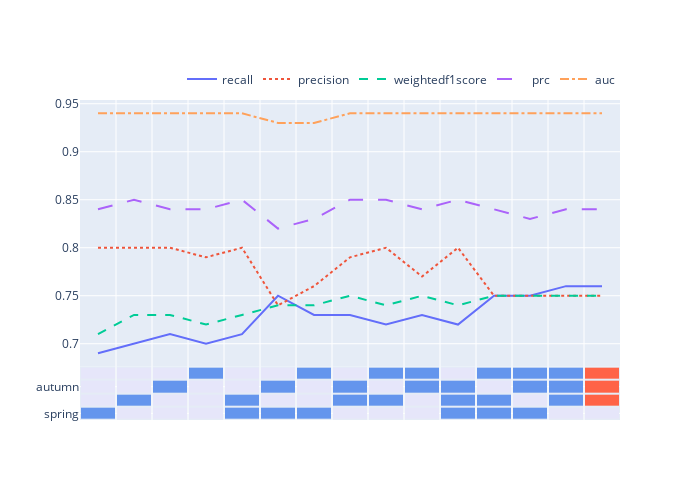

This figure's notebook cell:
### Code cell
line_cols = ['recall', 'precision', 'weightedf1score']
line_cols += ['prc', 'auc']

line_df = best_df[[f'val_{c}' for c in line_cols]]

line_df.columns = line_cols
line_fig = px.line(
    line_df, y=line_cols, 
    line_dash='variable',
)

n_rows = 6
fig = make_subplots(
    rows=n_rows, cols=1,
    vertical_spacing=0,
    specs=[[{'rowspan': n_rows-1}],
           [{}], [{}], [{}], [{}],
           [{'rowspan': 1}]]
) 

for trace in line_fig['data']:
    fig.append_trace(trace, row=1, col=1)

fig.append_trace(
    go.Heatmap(
        z=best_df[all_seasons_names].T.to_numpy(),
        y=all_seasons_names,
        colorscale=['lavender', 'tomato', 'cornflowerblue'],
        xgap=2, ygap=2, 
        showscale=False,
    ), row=n_rows, col=1
)
        
fig.update_xaxes(
    range=(line_df.index.min()-0.5, line_df.index.max()+0.5),
    tickmode = 'linear',
    tick0 = 0.5,
    dtick = 1,
    zeroline=False,
    showticklabels=False,
    title=None,
).update_layout(
    legend_title_text=None,
    legend=dict(
        orientation='h',
        xanchor='right', yanchor='bottom',
        x=1, y=1.02   
    ),
    height=500, width=700,
)

### Figure 1 — Plotly figure (JSON) as saved in the notebook; plotly's stock layout.template omitted (floating-point values rounded to 4 significant figures)
{"data": [{"hovertemplate": "variable=recall<br>index=%{x}<br>value=%{y}<extra></extra>", "legendgroup": "recall", "line": {"color": "#636efa", "dash": "solid"}, "marker": {"symbol": "circle"}, "mode": "lines", "name": "recall", "orientation": "v", "showlegend": true, "type": "scatter", "x": [0, 1, 2, 3, 4, 5, 6, 7, 8, 9, 10, 11, 12, 13, 14], "xaxis": "x", "y": [0.69, 0.7, 0.71, 0.7, 0.71, 0.75, 0.73, 0.73, 0.72, 0.73, 0.72, 0.75, 0.75, 0.76, 0.76], "yaxis": "y"}, {"hovertemplate": "variable=precision<br>index=%{x}<br>value=%{y}<extra></extra>", "legendgroup": "precision", "line": {"color": "#EF553B", "dash": "dot"}, "marker": {"symbol": "circle"}, "mode": "lines", "name": "precision", "orientation": "v", "showlegend": true, "type": "scatter", "x": [0, 1, 2, 3, 4, 5, 6, 7, 8, 9, 10, 11, 12, 13, 14], "xaxis": "x", "y": [0.8, 0.8, 0.8, 0.79, 0.8, 0.74, 0.76, 0.79, 0.8, 0.77, 0.8, 0.75, 0.75, 0.75, 0.75], "yaxis": "y"}, {"hovertemplate": "variable=weightedf1score<br>index=%{x}<br>value=%{y}<extra></extra>", "legendgroup": "weightedf1score", "line": {"color": "#00cc96", "dash": "dash"}, "marker": {"symbol": "circle"}, "mode": "lines", "name": "weightedf1score", "orientation": "v", "showlegend": true, "type": "scatter", "x": [0, 1, 2, 3, 4, 5, 6, 7, 8, 9, 10, 11, 12, 13, 14], "xaxis": "x", "y": [0.71, 0.73, 0.73, 0.72, 0.73, 0.74, 0.74, 0.75, 0.74, 0.75, 0.74, 0.75, 0.75, 0.75, 0.75], "yaxis": "y"}, {"hovertemplate": "variable=prc<br>index=%{x}<br>value=%{y}<extra></extra>", "legendgroup": "prc", "line": {"color": "#ab63fa", "dash": "longdash"}, "marker": {"symbol": "circle"}, "mode": "lines", "name": "prc", "orientation": "v", "showlegend": true, "type": "scatter", "x": [0, 1, 2, 3, 4, 5, 6, 7, 8, 9, 10, 11, 12, 13, 14], "xaxis": "x", "y": [0.84, 0.85, 0.84, 0.84, 0.85, 0.82, 0.83, 0.85, 0.85, 0.84, 0.85, 0.84, 0.83, 0.84, 0.84], "yaxis": "y"}, {"hovertemplate": "variable=auc<br>index=%{x}<br>value=%{y}<extra></extra>", "legendgroup": "auc", "line": {"color": "#FFA15A", "dash": "dashdot"}, "marker": {"symbol": "circle"}, "mode": "lines", "name": "auc", "orientation": "v", "showlegend": true, "type": "scatter", "x": [0, 1, 2, 3, 4, 5, 6, 7, 8, 9, 10, 11, 12, 13, 14], "xaxis": "x", "y": [0.94, 0.94, 0.94, 0.94, 0.94, 0.93, 0.93, 0.94, 0.94, 0.94, 0.94, 0.94, 0.94, 0.94, 0.94], "yaxis": "y"}, {"colorscale": [[0, "lavender"], [0.5, "tomato"], [1, "cornflowerblue"]], "showscale": false, "type": "heatmap", "xaxis": "x6", "xgap": 2, "y": ["spring", "summer", "autumn", "winter"], "yaxis": "y6", "ygap": 2, "z": [[2, 0, 0, 0, 2, 2, 2, 0, 0, 0, 2, 2, 2, 0, 0], [0, 2, 0, 0, 2, 0, 0, 2, 2, 0, 2, 2, 0, 2, 1], [0, 0, 2, 0, 0, 2, 0, 2, 0, 2, 2, 0, 2, 2, 1], [0, 0, 0, 2, 0, 0, 2, 0, 2, 2, 0, 2, 2, 2, 1]]}], "layout": {"height": 500, "legend": {"orientation": "h", "x": 1, "xanchor": "right", "y": 1.02, "yanchor": "bottom"}, "width": 700, "xaxis": {"anchor": "y", "domain": [0, 1], "dtick": 1, "range": [-0.5, 14.5], "showticklabels": false, "tick0": 0.5, "tickmode": "linear", "title": {}, "type": "linear", "zeroline": false}, "xaxis2": {"anchor": "y2", "domain": [0, 1], "dtick": 1, "range": [-0.5, 14.5], "showticklabels": false, "tick0": 0.5, "tickmode": "linear", "title": {}, "zeroline": false}, "xaxis3": {"anchor": "y3", "domain": [0, 1], "dtick": 1, "range": [-0.5, 14.5], "showticklabels": false, "tick0": 0.5, "tickmode": "linear", "title": {}, "zeroline": false}, "xaxis4": {"anchor": "y4", "domain": [0, 1], "dtick": 1, "range": [-0.5, 14.5], "showticklabels": false, "tick0": 0.5, "tickmode": "linear", "title": {}, "zeroline": false}, "xaxis5": {"anchor": "y5", "domain": [0, 1], "dtick": 1, "range": [-0.5, 14.5], "showticklabels": false, "tick0": 0.5, "tickmode": "linear", "title": {}, "zeroline": false}, "xaxis6": {"anchor": "y6", "domain": [0, 1], "dtick": 1, "range": [-0.5, 14.5], "showticklabels": false, "tick0": 0.5, "tickmode": "linear", "title": {}, "zeroline": false}, "yaxis": {"anchor": "x", "autorange": true, "domain": [0.1667, 1.0], "range": [0.6761, 0.9539], "type": "linear"}, "yaxis2": {"anchor": "x2", "domain": [0.6667, 0.8333]}, "yaxis3": {"anchor": "x3", "domain": [0.5, 0.6667]}, "yaxis4": {"anchor": "x4", "domain": [0.3333, 0.5]}, "yaxis5": {"anchor": "x5", "domain": [0.1667, 0.3333]}, "yaxis6": {"anchor": "x6", "autorange": true, "domain": [0, 0.1667], "range": [-0.5, 3.5], "type": "category"}}}
